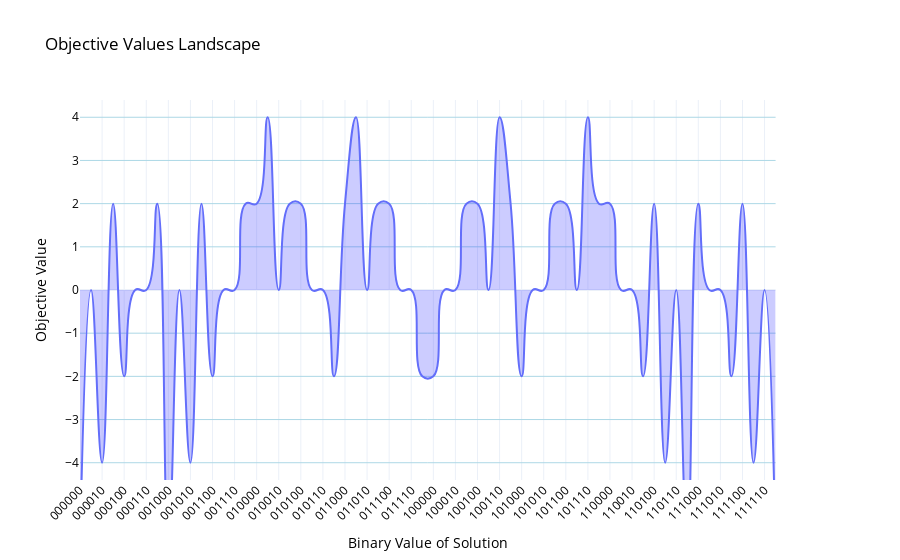

Source (notebook cell):
### Markdown cell above
## Brute-Force Objective Landscape Visualization

Compute the brute-force objective values for every assignment and visualize the resulting landscape.
This plot will later be compared with the simulation data.

### Code cell
brute_force_results = brute_force_max(B, v)
plot_results_union_plotly(
    brute_force_results,
    {},
    plot_name="Objective Values Landscape",
    spline_smoothing=1.3
)

### Figure 1 — Plotly figure (JSON) as saved in the notebook; plotly's stock layout.template omitted (floating-point values rounded to 4 significant figures)
{"data": [{"fill": "tozeroy", "fillcolor": "rgba(0,0,255,0.2)", "line": {"shape": "spline", "smoothing": 1.3}, "mode": "lines", "name": "Objective Value", "type": "scatter", "x": ["000000", "000001", "000010", "000011", "000100", "000101", "000110", "000111", "001000", "001001", "001010", "001011", "001100", "001101", "001110", "001111", "010000", "010001", "010010", "010011", "010100", "010101", "010110", "010111", "011000", "011001", "011010", "011011", "011100", "011101", "011110", "011111", "100000", "100001", "100010", "100011", "100100", "100101", "100110", "100111", "101000", "101001", "101010", "101011", "101100", "101101", "101110", "101111", "110000", "110001", "110010", "110011", "110100", "110101", "110110", "110111", "111000", "111001", "111010", "111011", "111100", "111101", "111110", "111111"], "xaxis": "x", "y": [-6, 0, -4, 2, -2, 0, 0, 2, -6, 0, -4, 2, -2, 0, 0, 2, 2, 4, 0, 2, 2, 0, 0, -2, 2, 4, 0, 2, 2, 0, 0, -2, -2, 0, 0, 2, 2, 0, 4, 2, -2, 0, 0, 2, 2, 0, 4, 2, 2, 0, 0, -2, 2, -4, 0, -6, 2, 0, 0, -2, 2, -4, 0, -6], "yaxis": "y"}], "layout": {"font": {"color": "black"}, "legend": {"orientation": "h", "x": 0.5, "xanchor": "center", "y": 1.02, "yanchor": "bottom"}, "title": {"text": "Objective Values Landscape"}, "xaxis": {"anchor": "y", "domain": [0, 0.94], "tickangle": -45, "title": {"text": "Binary Value of Solution"}}, "yaxis": {"anchor": "x", "domain": [0, 1], "dtick": 1, "gridcolor": "lightblue", "range": [-4.4, 4.4], "showgrid": true, "tick0": 0, "title": {"text": "Objective Value"}}, "yaxis2": {"anchor": "x", "overlaying": "y", "side": "right"}}}
